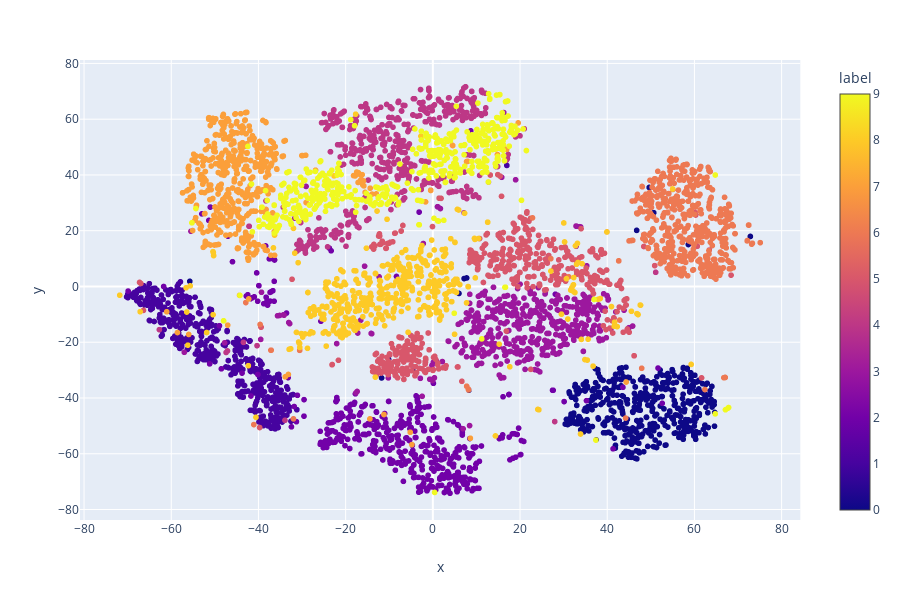

Notebook cell for this chart:
### Markdown cell above
### With 500 Samples

### Code cell
df = plot_tsne(500)
px.scatter(data_frame=df,x='x',y='y',color='label')

### Figure 1 — Plotly figure (JSON) as saved in the notebook; plotly's stock layout.template omitted (floating-point values rounded to 4 significant figures; data arrays with more than 128 entries replaced by an {"elided": "..."} marker saying what was removed)
{"data": [{"hoverlabel": {"namelength": 0}, "hovertemplate": "x=%{x}<br>y=%{y}<br>label=%{marker.color}", "legendgroup": "", "marker": {"color": {"elided": "5000 int values"}, "coloraxis": "coloraxis", "symbol": "circle"}, "mode": "markers", "name": "", "showlegend": false, "type": "scattergl", "x": {"elided": "5000 float values"}, "xaxis": "x", "y": {"elided": "5000 float values"}, "yaxis": "y"}], "layout": {"coloraxis": {"colorbar": {"title": {"text": "label"}}, "colorscale": [[0, "#0d0887"], [0.1111, "#46039f"], [0.2222, "#7201a8"], [0.3333, "#9c179e"], [0.4444, "#bd3786"], [0.5556, "#d8576b"], [0.6667, "#ed7953"], [0.7778, "#fb9f3a"], [0.8889, "#fdca26"], [1, "#f0f921"]]}, "height": 600, "legend": {"tracegroupgap": 0}, "margin": {"t": 60}, "xaxis": {"anchor": "y", "domain": [0, 0.98], "title": {"text": "x"}}, "yaxis": {"anchor": "x", "domain": [0, 1], "title": {"text": "y"}}}}
